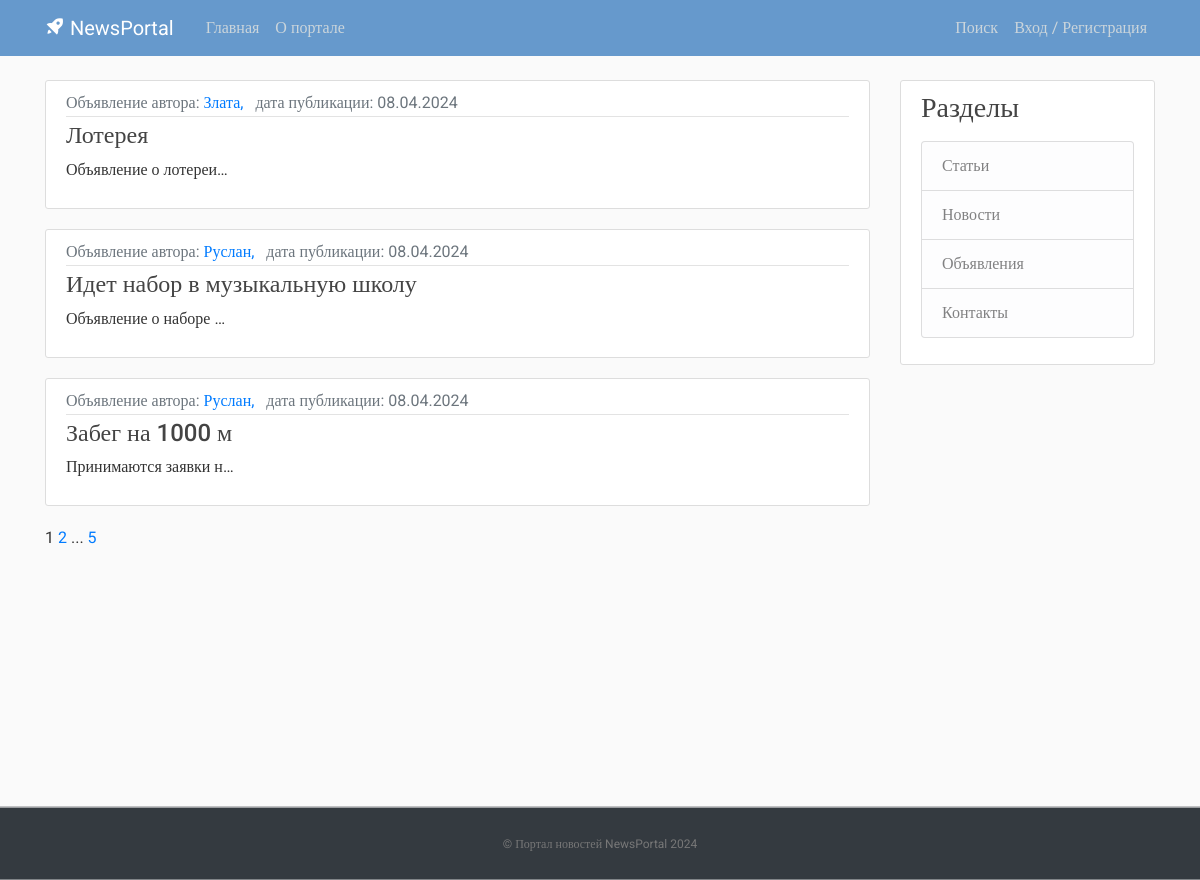
Screenshot of /notification/ with the database file from the repository.
### post/models.py (models this page shows, shortened)
class Post(models.Model):
    NEWS = 'NW'
    ARTICLE = 'AR'
    NOTIFICATION = 'NT'
    CATEGORY_CHOICES = (
        (NEWS, 'Новость'),
        (ARTICLE, 'Статья'),
        (NOTIFICATION, 'Объявление'),
    )
    categoryType = models.CharField(max_length=2, choices=CATEGORY_CHOICES, default=ARTICLE, verbose_name='Тип публикации')
    dateCreation = models.DateTimeField(default=timezone.now, verbose_name='Дата и время создания публикации')
    title = models.CharField(max_length=128, verbose_name='Заголовок публикации')
    text = models.TextField(verbose_name='Текст публикации')
    rating = models.SmallIntegerField(default=0, verbose_name='Рейтинг публикации')
    author = models.ForeignKey(Author, on_delete=models.CASCADE, verbose_name='Автор публикации')
    category = models.ManyToManyField(Category, verbose_name='Категория публикации')
    def get_absolute_url(self):
        return reverse('post_detail', args=[str(self.id)])
    class Meta:
        ordering = ['-dateCreation',]
        verbose_name = 'Публикация'
        verbose_name_plural = 'Публикации'

class Author(models.Model):
    authorUser = models.OneToOneField(User, unique=True, on_delete=models.CASCADE)
    ratingAuthor = models.SmallIntegerField(default=0)
    def __str__(self):
        return self.authorUser.username
    class Meta:
        verbose_name = 'Автор'
        verbose_name_plural = 'Авторы'

### post/views.py (the view)
# urls.py: path('notification/', NotificationList.as_view(), name='notification_list'),
class NotificationList(ListView):
    model = Post
    ordering = '-dateCreation'
    template_name = 'post/notification_list.html'
    context_object_name = 'notificationlist'
    paginate_by = 10

### post/templatetags/custom_tags.py (called while the page is built)
@register.simple_tag(takes_context=True)
def url_replace(context, **kwargs):
   d = context['request'].GET.copy()
   for k, v in kwargs.items():
       d[k] = v
   return d.urlencode()

### templates/post/notification_list.html (shortened to what this page needs)
{% extends "flatpages/default.html" %}
{% load censor %}
{% load custom_tags %}
{% block content %}
    {% for post in notificationlist %}
        {% if post.categoryType == 'NT' %}
        <article class="media content-section">
          <div class="media-body">
            <div class="article-metadata">
                <a class="text-muted"> {{ post.get_categoryType_display }} автора: </a>
                <a class="mr-2" href="#"> {{ post.author }}, </a>
                <a class="text-muted">дата публикации: {{ post.dateCreation|date:"d.m.Y" }}</a>
            </div>
              <h4><a class="article-title" href="{{ post.get_absolute_url }}">{{ post.title|censor_w }}</a></h4>
              <p class="article-content">{{ post.text|truncatechars:21|censor_w }}</p>
          </div>
        </article>
        {% endif %}
    {% endfor %}
   {{ page_obj.number }}
   {% if page_obj.has_next %}
       <a href="?{% url_replace page=page_obj.next_page_number %}">{{ page_obj.next_page_number }}</a>
       {% if paginator.num_pages != page_obj.next_page_number %}
           ...
           <a href="?{% url_replace page=page_obj.paginator.num_pages %}">{{ page_obj.paginator.num_pages }}</a>
       {% endif %}
   {% endif %}
{% endblock content %}

### static/css/main.css (style rules this page uses)
body, html { width:100%; height:100% }
body { margin:0; padding:0; background: #fafafa; color: #333333; margin-top: 5rem; font-family:Roboto; }
h1, h2, h3, h4, h5, h6 { color: #444444; }
.content-section { background: #ffffff; padding: 10px 20px; border: 1px solid #dddddd; border-radius: 3px; margin-bottom: 20px; }
.article-title { color: #444444; }
.article-content { white-space: pre-line; }
.article-metadata { padding-bottom: 1px; margin-bottom: 4px; border-bottom: 1px solid #e3e3e3 }

### rows the page displays
Post: categoryType "Объявление", author "Злата", dateCreation "08.04.2024", title|censor_w "Лотерея", text|censor_w "Объявление о лотереи…"
Post: categoryType "Объявление", author "Руслан", dateCreation "08.04.2024", title|censor_w "Идет набор в музыкальную школу", text|censor_w "Объявление о наборе …"
Post: categoryType "Объявление", author "Руслан", dateCreation "08.04.2024", title|censor_w "Забег на 1000 м", text|censor_w "Принимаются заявки н…"

### other values shown
{{ page_obj.number }} "1"
{{ page_obj.next_page_number }} "2"
{{ page_obj.paginator.num_pages }} "5"
